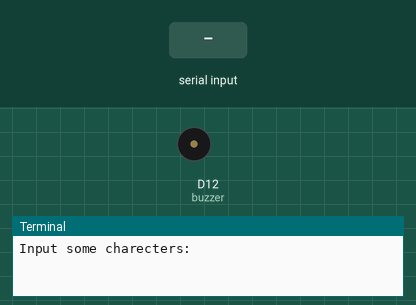
This program was run on a simulated Arduino board driven over Firmata from a computer. On the bench: buzzer (waves = sounding, pin HIGH), the last lines printed to the terminal. The inputs (shaded band) are chosen by the test bench. At 9.9 s the program stops and its outputs stay as they are.

Above: at 6.2 s.
6.3 s: "." typed at the terminal, then Enter
At 7.1 s:
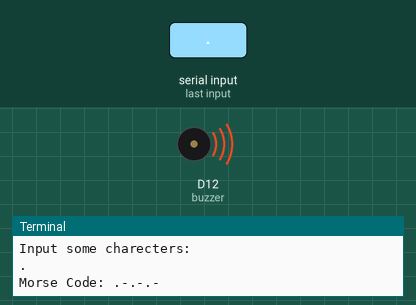
Timing chart, 0 to 11.2 s (numbered marks = the images above; inputs shaded):
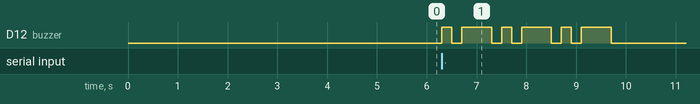

The program:

morse_code_transmitter.py
```python
import time
from pyfirmata2 import Arduino, util
def morse_code_translator(text):
    original = {
        "a": ".-", "b": "-...", "c": "-.-.", "d": "-..", "e": ".", "f": "..-.",
        "g": "--.", "h": "....", "i": "..", "j": ".---", "k": "-.-", "l": ".-..",
        "m": "--", "n": "-.", "o": "---", "p": ".--.", "q": "--.-", "r": ".-.",
        "s": "...", "t": "-", "u": "..-", "v": "...-", "w": ".--", "x": "-..-",
        "y": "-.--", "z": "--..",

        "0": "-----", "1": ".----", "2": "..---", "3": "...--", "4": "....-",
        "5": ".....", "6": "-....", "7": "--...", "8": "---..", "9": "----.",

        ".": ".-.-.-", ",": "--..--", "?": "..--..", "'": ".----.", "!": "-.-.--",
        "(": "-.--.", ")": "-.--.-", "&": ".-...", ":": "---...", ";": "-.-.-.",
        "=": "-...-", "+": ".-.-.", "-": "-....-", "_": "..--.-", "\\": ".-..-.",
        "$": "...-..-", "@": ".--.-.", " ": "/"
    }
    updated = {k: [v] for k, v in original.items()}


    morse_pre_con = list(text.lower())

    list_of_chars = []

    for i in morse_pre_con:
        list_of_chars.extend(updated.get(i, "#"))

    return(" ".join(list_of_chars))

# 🔌 Connect to Arduino
board = Arduino('COM3')  # Make sure this matches your port
#led_pin = board.get_pin('d:8:o')  # Digital pin 8 as output
buzzer = board.get_pin("d:12:o")

# 💡 Blink LED based on Morse code
def blink_led(morse_code):
    for symbol in morse_code:
        match symbol:
            case '.':
                #led_pin.write(1)
                buzzer.write(1)
                time.sleep(0.2)
            case '-':
                #led_pin.write(1)
                buzzer.write(1)
                time.sleep(0.6)
            case '/':
                time.sleep(1)
            case _:  # space between letters
                time.sleep(0.4)
        #led_pin.write(0)
        buzzer.write(0)
        time.sleep(0.2)  # brief pause between blinks

# 🔤 Message to convert
message = str_to_con = str(input("Input some charecters: "))
code = morse_code_translator(message)
print("Morse Code:", code)

blink_led(code)
```

Measured:
- after the input at 6.3 s, D12 (buzzer): LOW → HIGH at once, then repeats every 1.2 s: LOW 0.20 s, HIGH 0.60 s, LOW 0.20 s, HIGH 0.20 s
